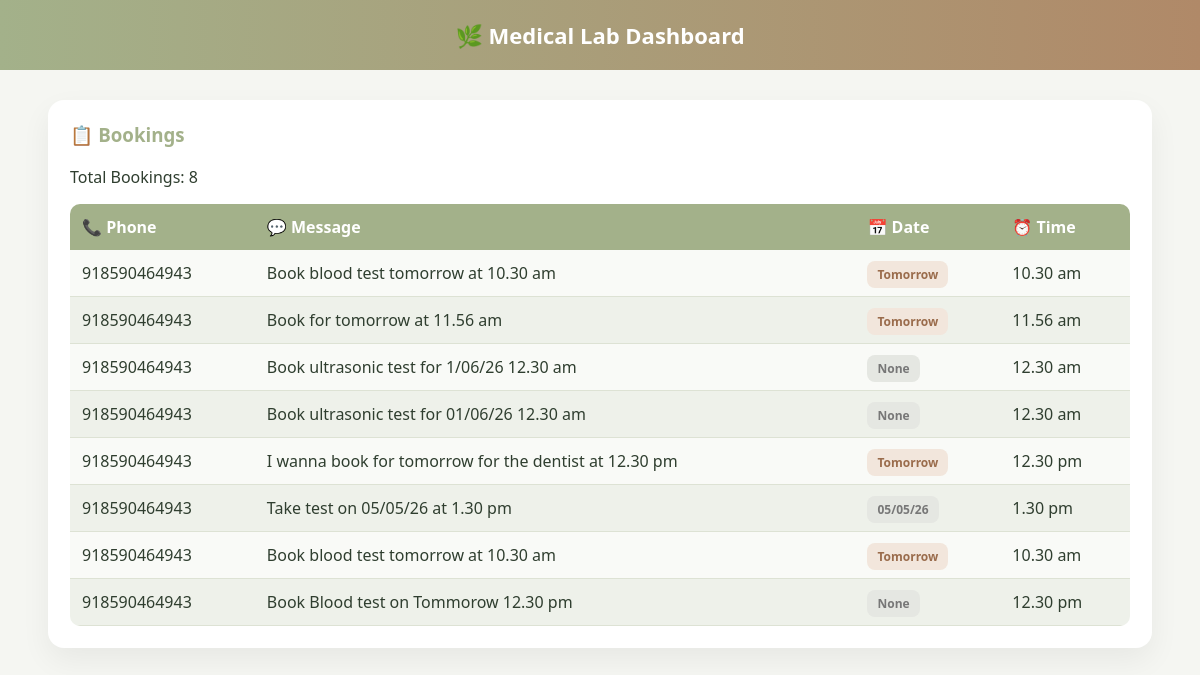
/dashboard, run on the app's committed database.
### tables this page shows
CREATE TABLE bookings (
        id INTEGER PRIMARY KEY AUTOINCREMENT,
        phone TEXT,
        message TEXT,
        date TEXT,
        time TEXT
    );

### app.py (the view)
@app.route("/dashboard")
def dashboard():
    bookings = get_all_bookings()
    return render_template("dashboard.html", bookings=bookings)

### database.py (called while the page is built)
def get_all_bookings():
    conn = sqlite3.connect("lab.db")
    c = conn.cursor()
    c.execute("SELECT phone, message, date, time FROM bookings")
    rows = c.fetchall()
    conn.close()
    return rows

### templates/dashboard.html (shortened to what this page needs)
<!DOCTYPE html>
<html>
<head>
</head>
<body>
<div class="header">
    🌿 Medical Lab Dashboard
</div>
<div class="container">
    <div class="card">
        <h3>📋 Bookings</h3>
        <p>Total Bookings: {{ bookings|length }}</p>
        <table>
            <thead>
                <tr>
                    <th>📞 Phone</th>
                    <th>💬 Message</th>
                    <th>📅 Date</th>
                    <th>⏰ Time</th>
                </tr>
            </thead>
            <tbody>
            {% for b in bookings %}
            <tr>
                <td>{{ b[0] }}</td>
                <td>{{ b[1] }}</td>
                <td>
                    {% if b[2] == "today" %}
                        <span class="badge today">Today</span>
                    {% elif b[2] == "tomorrow" %}
                        <span class="badge tomorrow">Tomorrow</span>
                    {% else %}
                        <span class="badge none">{{ b[2] }}</span>
                    {% endif %}
                </td>
                <td>{{ b[3] }}</td>
            </tr>
            {% endfor %}
            </tbody>
        </table>
    </div>
</div>
</body>
</html>

### templates/dashboard.html (style rules this page uses)
:root { --bg: #f5f6f2; --card: #ffffff; --table-dark: #eef1ea; --table-light: #f9faf7; --olive: #a3b18a; --bronze: #b08968; --text: #2f3e2f; --border: #dde2d4; }
body { margin: 0; font-family: "Segoe UI", sans-serif; background: var(--bg); color: var(--text); }
.header { background: linear-gradient(90deg, var(--olive), var(--bronze)); color: white; padding: 20px; text-align: center; font-size: 22px; font-weight: 600; animation: fadeIn 0.8s ease; }
.container { width: 92%; margin: 30px auto; }
.card { background: var(--card); border-radius: 16px; padding: 22px; box-shadow: 0 12px 30px rgba(0,0,0,0.06); animation: slideUp 0.7s ease; transition: 0.3s; }
h3 { margin-top: 0; color: var(--olive); }
table { width: 100%; border-collapse: collapse; border-radius: 10px; overflow: hidden; }
th { background: var(--olive); color: white; padding: 12px; text-align: left; }
td { padding: 12px; border-bottom: 1px solid var(--border); transition: all 0.3s ease; }
tbody tr:nth-child(odd) { background: var(--table-light); }
tbody tr:nth-child(even) { background: var(--table-dark); }
tr { position: relative; overflow: hidden; }
tr::before { content: ""; position: absolute; top: 0; left: -100%; width: 100%; height: 100%; background: linear-gradient(120deg, transparent, rgba(255,255,255,0.4), transparent); transition: 0.5s; }
tr::after { content: ""; position: absolute; background: rgba(0,0,0,0.05); width: 0; height: 0; border-radius: 50%; opacity: 0; }
.badge { padding: 5px 10px; border-radius: 8px; font-size: 12px; font-weight: 600; animation: pulse 2s infinite; }
.tomorrow { background: #f2e6dc; color: #9a6c4c; }
.none { background: #e5e7e2; color: #777; }
tbody tr { opacity: 0; transform: translateY(20px); animation: rowFade 0.6s ease forwards; }
tbody tr:nth-child(1) { animation-delay: 0.1s; }
tbody tr:nth-child(2) { animation-delay: 0.2s; }
tbody tr:nth-child(3) { animation-delay: 0.3s; }
tbody tr:nth-child(4) { animation-delay: 0.4s; }
tbody tr:nth-child(5) { animation-delay: 0.5s; }

### data on the page
bookings: phone "918590464943", message "Book blood test tomorrow at 10.30 am", date "Tomorrow", time "10.30 am"
bookings: phone "918590464943", message "Book for tomorrow at 11.56 am", date "Tomorrow", time "11.56 am"
bookings: phone "918590464943", message "Book ultrasonic test for 1/06/26 12.30 am", b "None", time "12.30 am"
bookings: phone "918590464943", message "Book ultrasonic test for 01/06/26 12.30 am", b "None", time "12.30 am"
bookings: phone "918590464943", message "I wanna book for tomorrow for the dentist at 12.30 pm", date "Tomorrow", time "12.30 pm"
bookings: phone "918590464943", message "Take test on 05/05/26 at 1.30 pm", date "05/05/26", time "1.30 pm"
bookings: phone "918590464943", message "Book blood test tomorrow at 10.30 am", date "Tomorrow", time "10.30 am"
bookings: phone "918590464943", message "Book Blood test on Tommorow 12.30 pm", b "None", time "12.30 pm"

### other printed values
{{ bookings|length }} "8"
